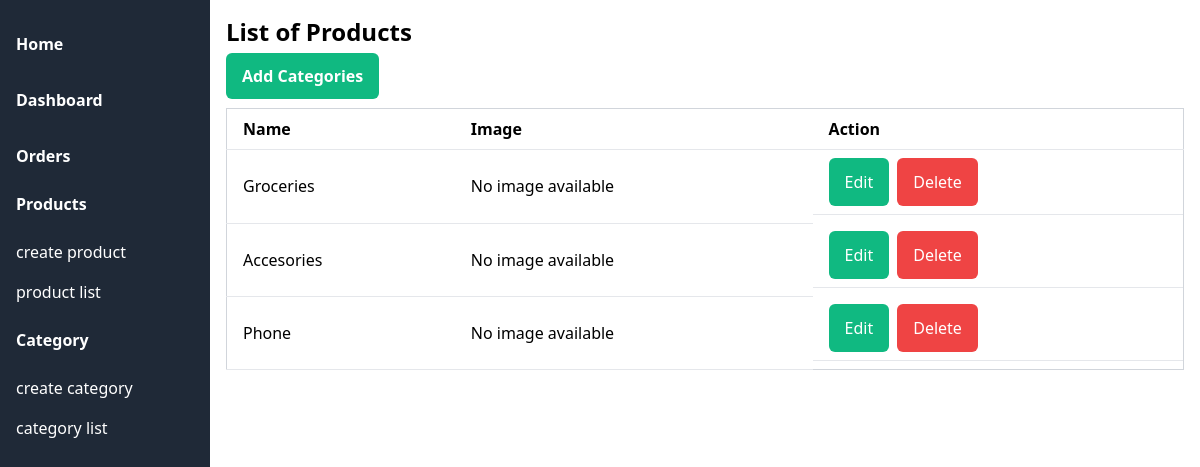
Page /category_list/ (signed in) on the earlier database version.
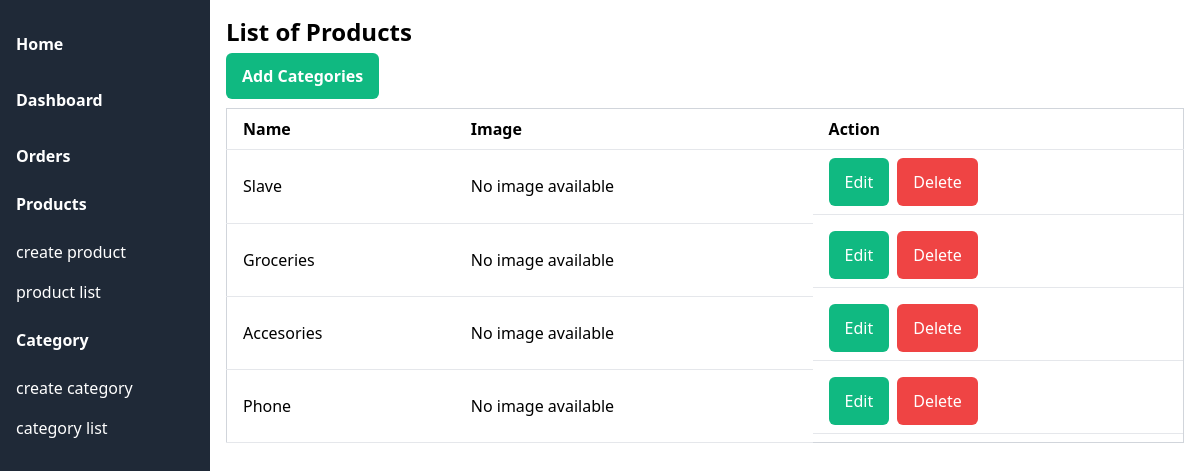
Same page on the later database version.
### shop/models.py (models this page shows, shortened)
class Category(models.Model):
    name = models.CharField(max_length=200)
    slug = models.SlugField(max_length=200,unique=True)
    category_image = models.ImageField(upload_to='category_image', blank=True)
    class Meta:
        ordering = ['name']
        indexes = [
            models.Index(fields=['name']),
        ]
        verbose_name = 'category'
        verbose_name_plural = 'categories'

### administration/views.py (the view)
# urls.py: path('category_list/', views.category_list, name='category-list' ),
@login_required
def category_list(requset):
    categories = Category.objects.order_by('-id')
    return render(requset, 'category/category_list.html',
    {
        'categories':categories
    })

### cart/context_processors.py (called while the page is built)
def cart_items_count(request):
    session_id = request.session.session_key
    cart_items = CartItem.objects.filter(session_id=session_id)
    cart_items_count = 0
    for item in cart_items:
        cart_items_count += item.quantity
    return {"cart_items_count": cart_items_count}

### administration/templates/category/category_list.html
{% extends "admin.html" %}
{% block body %}
<div class="container mx-auto p-4">
    <h1 class="text-2xl font-bold mb-4">List of Products</h1>
    <div class="mb-5">
        <a href="{% url 'create-category' %}" class="font-semibold bg-green-500 px-4 py-3 text-white rounded-md">Add Categories</a>
    </div>
    <table class="min-w-full bg-white border border-gray-300 items-center">
      <thead>
        <tr>
          <th class="py-2 px-4 border-b mb-2 text-left">Name</th>
          <th class="py-2 px-4 border-b mb-2 text-left">Image</th>
          <th class="py-2 px-4 border-b mb-2 text-left">Action</th>
        </tr>
      </thead>
      <tbody>
        {% for category in categories %}
        <tr>
          <td class="py-2 px-4 border-b mb-2 text-left">{{category.name}}</td>
          <td class="py-2 px-4 border-b mb-2 text-left">
           {% if category.image %}
      <img src="{{ category.image.url }}" alt="Product" class="w-16 h-16 object-cover">
    {% else %}
      No image available
    {% endif %}
          </td>
          <td class="py-2 px-4 border-b mb-2 text-left flex gap-2">
            <a href="{% url 'update-category' category.pk %}" class="bg-green-500 px-4 py-3 text-white rounded-md">Edit</a>
             <a href="{% url 'delete-category' category.pk %}" onclick="return confirm('Are you sure you want to delete this category?')" class="bg-red-500 px-4 py-3 text-white rounded-md">Delete</a>
          </td>
        </tr>
        {% endfor %}
      </tbody>
    </table>
  </div>
{% endblock %}

Differences in the rows shown:
added Category: name "Slave"
